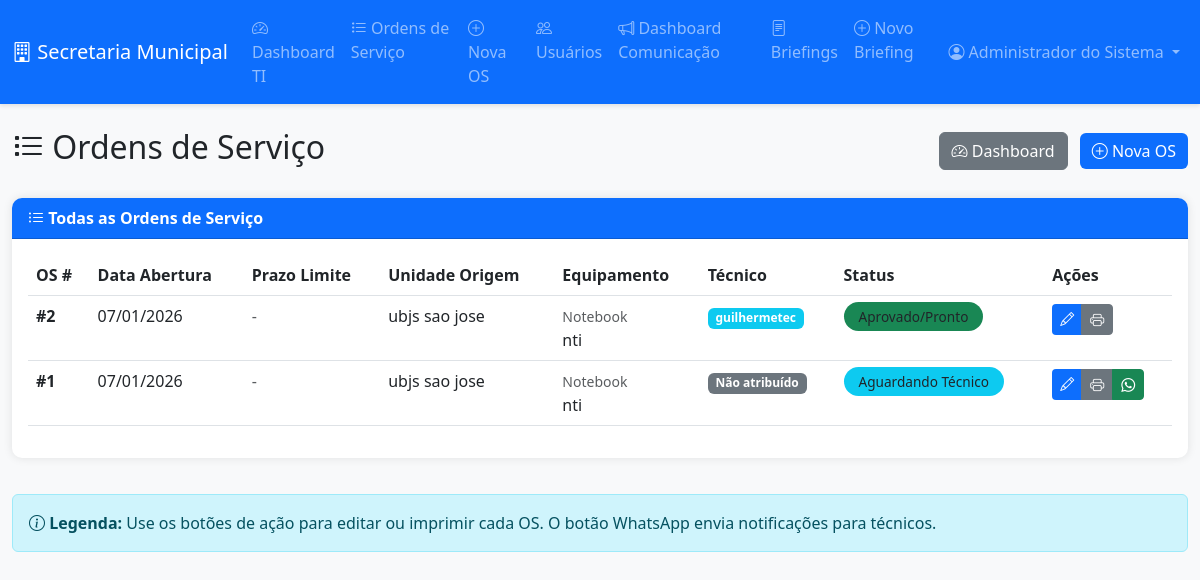
The page /os/lista (signed in) on the database its author committed.
### models.py (models this page shows, shortened)
class User(UserMixin, db.Model):
    __tablename__ = 'users'
    id = db.Column(db.Integer, primary_key=True)
    username = db.Column(db.String(80), unique=True, nullable=False)
    password_hash = db.Column(db.String(200), nullable=False)
    nome_completo = db.Column(db.String(200), nullable=False)
    perfil = db.Column(db.String(20), nullable=False)  # admin, tecnico, comunicacao
    whatsapp = db.Column(db.String(20))  # Número do WhatsApp
    ativo = db.Column(db.Boolean, default=True)

class OrdemServico(db.Model):
    __tablename__ = 'ordem_servico'
    id = db.Column(db.Integer, primary_key=True)
    data_abertura = db.Column(db.Date, nullable=False, default=datetime.utcnow)
    prazo_limite = db.Column(db.Date)
    status = db.Column(db.String(50), nullable=False, default='Aguardando Técnico')
    unidade_origem = db.Column(db.String(200), nullable=False)
    local_prestacao = db.Column(db.String(200), nullable=False)
    tecnico_responsavel = db.Column(db.String(100))
    tipo_equipamento = db.Column(db.String(100), nullable=False)
    entregue_por = db.Column(db.String(100))
    recebido_por = db.Column(db.String(100))
    retirado_por = db.Column(db.String(100))
    descricao_servicos = db.Column(db.Text, nullable=False)
    data_solucao = db.Column(db.Date)
    observacoes = db.Column(db.Text)
    aceita_por_tecnico = db.Column(db.Boolean, default=False)
    link_aceite = db.Column(db.String(100))  # Token único para aceite
    data_criacao = db.Column(db.DateTime, default=datetime.utcnow)
    data_atualizacao = db.Column(db.DateTime, default=datetime.utcnow, onupdate=datetime.utcnow)

### app.py (the view)
@app.route('/os/lista', methods=['GET'])
@login_required
def os_lista():
    if current_user.perfil == 'comunicacao':
        flash('Você não tem permissão para acessar esta página.', 'danger')
        return redirect(url_for('dashboard_comunicacao'))
    if current_user.perfil == 'tecnico':
        minhas_os = OrdemServico.query.filter_by(tecnico_responsavel=current_user.username).order_by(OrdemServico.data_criacao.desc()).all()
        os_disponiveis = OrdemServico.query.filter_by(tecnico_responsavel=None, status='Aguardando Técnico').order_by(OrdemServico.data_criacao.desc()).all()
        return render_template('os_list.html', ordens=minhas_os, os_disponiveis=os_disponiveis)
    else:
        ordens = OrdemServico.query.order_by(OrdemServico.data_criacao.desc()).all()
        return render_template('os_list.html', ordens=ordens, os_disponiveis=None)

### app.py (called while the page is built)
@login_manager.user_loader
def load_user(user_id):
    return db.session.get(User, int(user_id))

### templates/os_list.html (shortened to what this page needs)
{% extends "base.html" %}
{% block content %}
<div class="row mb-4">
    <div class="col-12">
        <div class="d-flex justify-content-between align-items-center">
            <h2><i class="bi bi-list-task"></i> Ordens de Serviço</h2>
            <div>
                <a href="{{ url_for('dashboard_ti') }}" class="btn btn-secondary me-2">
                    <i class="bi bi-speedometer2"></i> Dashboard
                </a>
                {% if current_user.perfil == 'admin' %}
                <a href="{{ url_for('os_nova') }}" class="btn btn-primary">
                    <i class="bi bi-plus-circle"></i> Nova OS
                </a>
                {% endif %}
            </div>
        </div>
    </div>
</div>
<div class="row">
    <div class="col-12">
        <div class="card">
            <div class="card-header">
                {% if current_user.perfil == 'tecnico' %}
                    <i class="bi bi-person-workspace"></i> Minhas Ordens de Serviço
                {% else %}
                    <i class="bi bi-list-ul"></i> Todas as Ordens de Serviço
                {% endif %}
            </div>
            <div class="card-body">
                {% if ordens %}
                <div class="table-responsive">
                    <table class="table table-hover" id="osTable">
                        <thead>
                            <tr>
                                <th>OS #</th>
                                <th>Data Abertura</th>
                                <th>Prazo Limite</th>
                                <th>Unidade Origem</th>
                                <th>Equipamento</th>
                                <th>Técnico</th>
                                <th>Status</th>
                                <th>Ações</th>
                            </tr>
                        </thead>
                        <tbody>
                            {% for os in ordens %}
                            <tr>
                                <td><strong>#{{ os.id }}</strong></td>
                                <td>{{ os.data_abertura.strftime('%d/%m/%Y') }}</td>
                                <td>
                                    {% if os.prazo_limite %}
                                        {{ os.prazo_limite.strftime('%d/%m/%Y') }}
                                    {% else %}
                                        <span class="text-muted">-</span>
                                    {% endif %}
                                </td>
                                <td>{{ os.unidade_origem }}</td>
                                <td>
                                    <small class="text-muted">{{ os.tipo_equipamento }}</small><br>
                                    {{ os.local_prestacao }}
                                </td>
                                <td>
                                    {% if os.tecnico_responsavel %}
                                        <span class="badge bg-info">{{ os.tecnico_responsavel }}</span>
                                    {% else %}
                                        <span class="badge bg-secondary">Não atribuído</span>
                                    {% endif %}
                                </td>
                                <td>
                                    {% if os.status == 'Aprovado/Pronto' %}
                                        <span class="status-badge bg-success">{{ os.status }}</span>
                                    {% elif os.status == 'Aguardando Peça' %}
                                        <span class="status-badge bg-warning text-dark">{{ os.status }}</span>
                                    {% elif os.status == 'Sem Conserto' %}
                                        <span class="status-badge bg-danger">{{ os.status }}</span>
                                    {% elif os.status == 'Andamento' %}
                                        <span class="status-badge bg-primary">{{ os.status }}</span>
                                    {% elif os.status == 'Aguardando Técnico' %}
                                        <span class="status-badge bg-info">{{ os.status }}</span>
                                    {% else %}
                                        <span class="status-badge bg-secondary">{{ os.status }}</span>
                                    {% endif %}
                                </td>
                                <td>
                                    <div class="btn-group" role="group">
                                        <a href="{{ url_for('os_editar', id=os.id) }}" class="btn btn-sm btn-primary" title="Editar">
                                            <i class="bi bi-pencil"></i>
                                        </a>
                                        <a href="{{ url_for('os_imprimir', id=os.id) }}" class="btn btn-sm btn-secondary" target="_blank" title="Imprimir">
                                            <i class="bi bi-printer"></i>
                                        </a>
                                        {% if current_user.perfil == 'admin' and not os.tecnico_responsavel %}
                                        <a href="{{ url_for('os_notificar_tecnicos', id=os.id) }}" class="btn btn-sm btn-success" title="Notificar Técnicos via WhatsApp">
                                            <i class="bi bi-whatsapp"></i>
                                        </a>
                                        {% endif %}
                                    </div>
                                </td>
                            </tr>
                            {% endfor %}
                        </tbody>
                    </table>
                </div>
                {% endif %}
            </div>
        </div>
    </div>
</div>
<div class="row mt-3">
    <div class="col-12">
        <div class="alert alert-info">
            <i class="bi bi-info-circle"></i>
            {% if current_user.perfil == 'tecnico' %}
                <strong>Técnico:</strong> As OS disponíveis aparecem no topo para você aceitar. Após aceitar, elas aparecem em "Minhas Ordens de Serviço".
            {% else %}
                <strong>Legenda:</strong> Use os botões de ação para editar ou imprimir cada OS. O botão WhatsApp envia notificações para técnicos.
            {% endif %}
        </div>
    </div>
</div>
{% endblock %}

### templates/base.html (shortened to what this page needs)
<!DOCTYPE html>
<html lang="pt-BR">
<head>
    <link href="https://cdn.jsdelivr.net/npm/bootstrap@5.3.0/dist/css/bootstrap.min.css" rel="stylesheet">
    <link rel="stylesheet" href="https://cdn.jsdelivr.net/npm/bootstrap-icons@1.11.0/font/bootstrap-icons.css">
</head>
<body>
    {% if current_user.is_authenticated %}
    <nav class="navbar navbar-expand-lg navbar-dark bg-primary">
        <div class="container-fluid">
            <a class="navbar-brand" href="{{ url_for('index') }}">
                <i class="bi bi-building"></i> Secretaria Municipal
            </a>
            <div class="collapse navbar-collapse" id="navbarNav">
                <ul class="navbar-nav me-auto">
                    {% if current_user.perfil in ['admin', 'tecnico'] %}
                    <li class="nav-item">
                        <a class="nav-link" href="{{ url_for('dashboard_ti') }}">
                            <i class="bi bi-speedometer2"></i> Dashboard TI
                        </a>
                    </li>
                    <li class="nav-item">
                        <a class="nav-link" href="{{ url_for('os_lista') }}">
                            <i class="bi bi-list-task"></i> Ordens de Serviço
                        </a>
                    </li>
                    {% if current_user.perfil == 'admin' %}
                    <li class="nav-item">
                        <a class="nav-link" href="{{ url_for('os_nova') }}">
                            <i class="bi bi-plus-circle"></i> Nova OS
                        </a>
                    </li>
                    <li class="nav-item">
                        <a class="nav-link" href="{{ url_for('usuarios_lista') }}">
                            <i class="bi bi-people"></i> Usuários
                        </a>
                    </li>
                    {% endif %}
                    {% endif %}
                    {% if current_user.perfil in ['admin', 'comunicacao'] %}
                    <li class="nav-item">
                        <a class="nav-link" href="{{ url_for('dashboard_comunicacao') }}">
                            <i class="bi bi-megaphone"></i> Dashboard Comunicação
                        </a>
                    </li>
                    <li class="nav-item">
                        <a class="nav-link" href="{{ url_for('briefing_lista') }}">
                            <i class="bi bi-file-text"></i> Briefings
                        </a>
                    </li>
                    <li class="nav-item">
                        <a class="nav-link" href="{{ url_for('briefing_novo') }}">
                            <i class="bi bi-plus-circle"></i> Novo Briefing
                        </a>
                    </li>
                    {% endif %}
                </ul>
                <ul class="navbar-nav">
                    <li class="nav-item dropdown">
                        <a class="nav-link dropdown-toggle" href="#" id="userMenu" role="button" data-bs-toggle="dropdown">
                            <i class="bi bi-person-circle"></i> {{ current_user.nome_completo }}
                        </a>
                    </li>
                </ul>
            </div>
        </div>
    </nav>
    {% endif %}
    <div class="container-fluid mt-4">
        {% block content %}{% endblock %}
    </div>
</body>
</html>

### templates/base.html (style rules this page uses)
:root { --primary-color: #0d6efd; --secondary-color: #6c757d; --success-color: #198754; --danger-color: #dc3545; --warning-color: #ffc107; --info-color: #0dcaf0; }
body { background-color: #f8f9fa; font-family: 'Segoe UI', Tahoma, Geneva, Verdana, sans-serif; }
.navbar { box-shadow: 0 2px 4px rgba(0,0,0,.1); }
.card { border: none; box-shadow: 0 0 10px rgba(0,0,0,.1); border-radius: 10px; margin-bottom: 20px; }
.card-header { background-color: var(--primary-color); color: white; font-weight: bold; border-radius: 10px 10px 0 0 !important; }
.btn-primary { background-color: var(--primary-color); border: none; }
.status-badge { padding: 5px 15px; border-radius: 20px; font-size: 0.85rem; font-weight: 500; }

### rows shown on the page
User: nome_completo "Administrador do Sistema"
OrdemServico: id "2", data_abertura "07/01/2026", unidade_origem "ubjs sao jose", tipo_equipamento "Notebook", local_prestacao "nti", tecnico_responsavel "guilhermetec", status "Aprovado/Pronto"
OrdemServico: id "1", data_abertura "07/01/2026", unidade_origem "ubjs sao jose", tipo_equipamento "Notebook", local_prestacao "nti", shows "Não atribuído", status "Aguardando Técnico"
